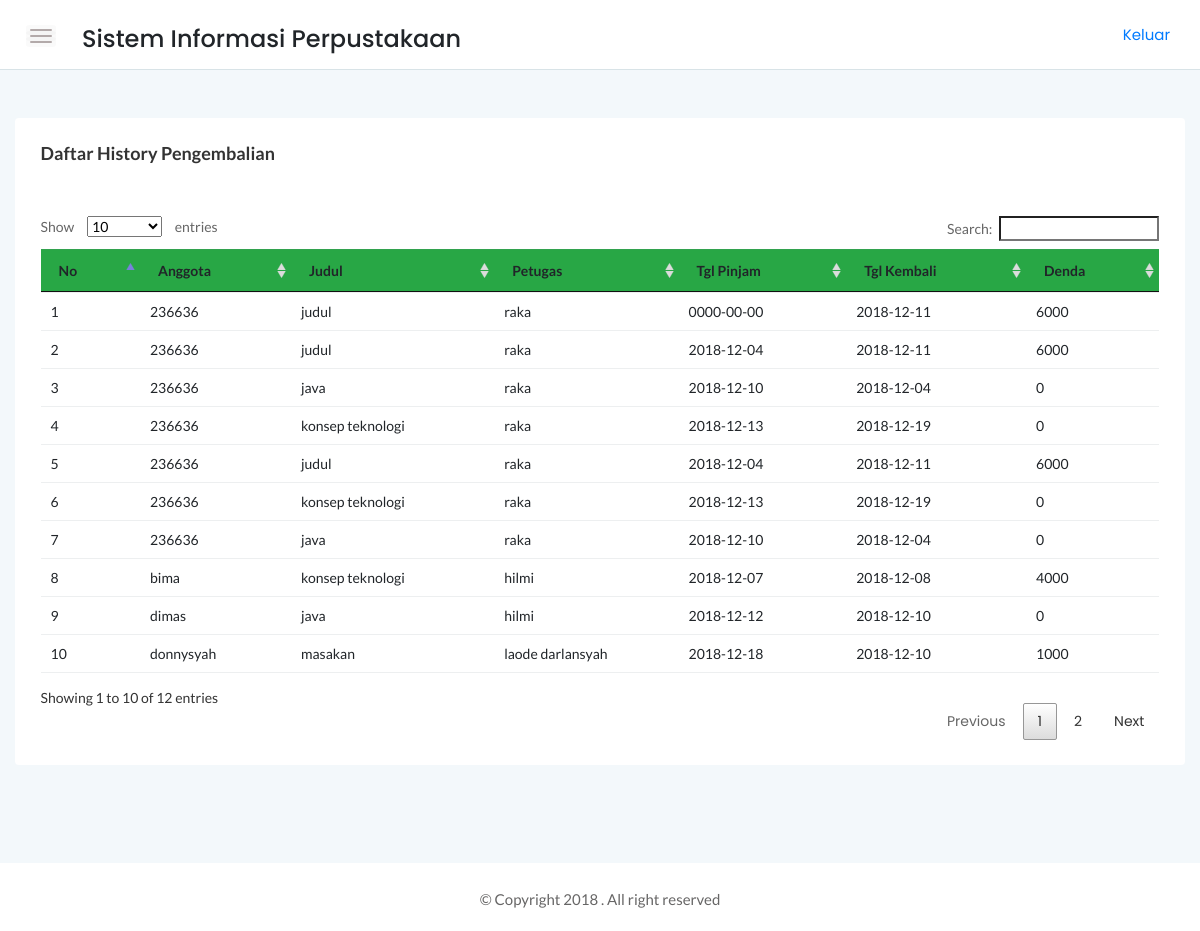
Screenshot of /srtdash/app/history_pengembalian/history_pengembalian.php (signed in) with the database file from the repository.
### tables this page shows
CREATE TABLE `hist_pengembalian` (
  `kode_pengembalian` int(11) NOT NULL,
  `anggota` varchar(50) NOT NULL,
  `judul` varchar(100) NOT NULL,
  `petugas` varchar(50) NOT NULL,
  `tgl_pinjam` date NOT NULL,
  `tgl_kembali` date NOT NULL,
  `denda` int(11) NOT NULL
);

### srtdash/function/functions.php (called while the page is built, shortened)
<?php
$link = mysqli_connect("localhost","root","", "perpustakaan");
function tampil($query){
global $link;
$result = mysqli_query($link,$query);
while ($row = mysqli_fetch_assoc($result)){
    $rows[] = $row;
}
return $rows;
}
?>

### srtdash/app/history_pengembalian/history_pengembalian.php (the view, shortened to what this page needs)
<?php
require '../../function/functions.php';
$hist_pengembalian = tampil("SELECT * FROM hist_pengembalian");
?>
<!DOCTYPE html>
<html>
    <head>
        <link rel="stylesheet" href="../../assets/css/bootstrap.min.css">
        <link rel="stylesheet" href="../../assets/css/font-awesome.min.css">
        <link rel="stylesheet" href="../../assets/css/themify-icons.css">
        <link rel="stylesheet" href="../../assets/css/metisMenu.css">
        <link rel="stylesheet" href="../../assets/css/owl.carousel.min.css">
        <link rel="stylesheet" href="../../assets/css/slicknav.min.css">
        <link rel="stylesheet" href="../../assets/css/typography.css">
        <link rel="stylesheet" href="../../assets/css/default-css.css">
        <link rel="stylesheet" href="../../assets/css/styles.css">
        <link rel="stylesheet" href="../../assets/css/responsive.css">
        <link rel="stylesheet" href="../../assets/datatabel/DataTables-1.10.18/css/jquery.dataTables.css">
        <link rel="stylesheet" href="../../assets/datatabel/DataTables-1.10.18/css/dataTables.bootstrap.css">
    </head>
    <body>
    <div class="page-container">
        <div class="main-content">
            <div class="header-area">
                <div class="row align-items-center">
                    <div class="col-md-6 col-sm-8 clearfix">
                        <div class="nav-btn pull-left">
                            <span></span>
                            <span></span>
                            <span></span>
                        </div>
                        <div class="nav-btn pull-left">
                            <h4>Sistem Informasi Perpustakaan</h4>
                        </div>
                    </div>
                     <div class="col-md-6 col-sm-4 clearfix">
                            <ul class="notification-area pull-right">
                                <p><a href="../logout/logout.php">Keluar</a></p>
                            </ul>
                        </div>
                </div>
            </div>
            <div class="main-content-inner">
                <div class="sales-report-area mt-5 mb-5">
                   <div class="card">
                   <div class="card-body">
                   <h4 class="header-title mb-0">Daftar History Pengembalian</h4>
                   </div>
                            <div class="card-body">
                <table id="myTable" width="100%">
                    <thead class="bg-success">
            <tr>
                <th>No</th>
                <th> Anggota </th>
                <th> Judul </th>
                <th> Petugas </th>
                <th> Tgl Pinjam </th>
                <th> Tgl Kembali </th>
                <th> Denda </th>
            </tr>
            </thead>
            <tbody>
            <?php
            $no = 1;
            foreach ($hist_pengembalian as $row) {
            ?>
            <tr>
                <td><?= $no++;?></td>
                <td><?= $row['anggota'];?></td>
                <td><?= $row['judul'];?></td>
                <td><?= $row['petugas'];?></td>
                <td><?= $row['tgl_pinjam'];?></td>
                <td><?= $row['tgl_kembali'];?></td>
                <td><?= $row['denda'];?></td>
            </tr>
            <?php
            }
            ?>
            </tbody>
        </table>
      </div>
                     </div>
                </div>
            </div>
        </div>
        <footer>
            <div class="footer-area">
                <p>© Copyright 2018 . All right reserved</p>
            </div>
        </footer>
    </div>
</body>
</html>

### srtdash/assets/css/typography.css (style rules this page uses)
body { font-size: 14px; font-family: 'Lato', sans-serif; }
h1, h2, h3, h4, h5, h6 { margin: 0; font-family: 'Poppins', sans-serif; }
p { font-family: 'Lato', sans-serif; font-size: 15px; line-height: 26px; color: #444; margin-bottom: 0; }
a, a:visited { text-decoration: none; transition: all 0.3s ease-in-out; -webkit-transition: all 0.3s ease-in-out; -moz-transition: all 0.3s ease-in-out; -o-transition: all 0.3s ease-in-out; outline: 0; font-family: 'Poppins', sans-serif; }
p a, p a:visited { line-height: inherit; outline: 0; }
ul, ol { margin-bottom: 0px; margin-top: 0px; padding: 0; }
ul { margin: 0; list-style-type: none; }

### srtdash/assets/css/default-css.css (style rules this page uses)
* { margin: 0; padding: 0; box-sizing: border-box; }
*, *:before, *:after { -moz-box-sizing: border-box; -webkit-box-sizing: border-box; box-sizing: border-box; }
html { -webkit-font-smoothing: antialiased; }
body { background: #fff; font-weight: normal; -webkit-font-smoothing: antialiased; -webkit-text-size-adjust: 100%; }
:root { --primary-color: #4336FB; }

### srtdash/assets/css/styles.css (style rules this page uses)
.page-container { width: 100%; height: 100%; min-height: 100vh; padding-left: 280px; -webkit-transition: padding-left 0.3s ease 0s; transition: padding-left 0.3s ease 0s; }
.card { border: none; border-radius: 4px; background-color: #fff; -webkit-transition: all 0.3s ease 0s; transition: all 0.3s ease 0s; }
.card-body { padding: 25.6px; padding: 1.6rem; }
.main-content { width: 100%; background: #F3F8FB; }
.main-content-inner { padding: 0 30px 50px; }
.header-area { padding: 15px 30px; background: #fff; border-bottom: 1px solid #d8e3e7; }
.nav-btn { margin-right: 30px; margin-top: 10px; cursor: pointer; }
.nav-btn span { display: block; width: 22px; height: 2px; background: #b3aaaa; margin: 4px 0; border-radius: 15px; -webkit-transition: all 0.3s ease 0s; transition: all 0.3s ease 0s; box-shadow: 0 0 0 4px rgba(99, 96, 96, 0.03); }
.notification-area { -webkit-user-select: none; -moz-user-select: none; -ms-user-select: none; user-select: none; position: relative; z-index: 1; }
.header-title { font-family: 'Lato', sans-serif; font-size: 18px; font-weight: 600; letter-spacing: 0; color: #333; text-transform: capitalize; margin-bottom: 17px; }
.footer-area { text-align: center; padding: 23px 0 19px; background: #fff; }
.footer-area p { color: #676666; margin-bottom: 0; }
table tr th { border-bottom: none; }
table tr th, table tr td { border-top: 1px solid rgba(120, 130, 140, 0.13) !important; }
table.dataTable.no-footer { border-bottom: 1px solid rgba(120, 130, 140, 0.13) !important; }
table.dataTable thead th, table.dataTable thead td { border-bottom-color: transparent; }

### srtdash/assets/css/responsive.css (style rules this page uses)
@media (min-width: 1200px) and (max-width: 1364px) { .main-content-inner { padding: 0 15px 50px; } }
@media (min-width: 1200px) and (max-width: 1364px) { .page-container, .sbar_collapsed.page-container { padding-left: 0; } }

### rows the page displays
hist_pengembalian: anggota "236636", judul "judul", petugas "raka", tgl_pinjam "0000-00-00", tgl_kembali "2018-12-11", denda "6000"
hist_pengembalian: anggota "236636", judul "judul", petugas "raka", tgl_pinjam "2018-12-04", tgl_kembali "2018-12-11", denda "6000"
hist_pengembalian: anggota "236636", judul "java", petugas "raka", tgl_pinjam "2018-12-10", tgl_kembali "2018-12-04", denda "0"
hist_pengembalian: anggota "236636", judul "konsep teknologi", petugas "raka", tgl_pinjam "2018-12-13", tgl_kembali "2018-12-19", denda "0"
hist_pengembalian: anggota "236636", judul "judul", petugas "raka", tgl_pinjam "2018-12-04", tgl_kembali "2018-12-11", denda "6000"
hist_pengembalian: anggota "236636", judul "konsep teknologi", petugas "raka", tgl_pinjam "2018-12-13", tgl_kembali "2018-12-19", denda "0"
hist_pengembalian: anggota "236636", judul "java", petugas "raka", tgl_pinjam "2018-12-10", tgl_kembali "2018-12-04", denda "0"
hist_pengembalian: anggota "bima", judul "konsep teknologi", petugas "hilmi", tgl_pinjam "2018-12-07", tgl_kembali "2018-12-08", denda "4000"
hist_pengembalian: anggota "dimas", judul "java", petugas "hilmi", tgl_pinjam "2018-12-12", tgl_kembali "2018-12-10", denda "0"
hist_pengembalian: anggota "donnysyah", judul "masakan", petugas "laode darlansyah", tgl_pinjam "2018-12-18", tgl_kembali "2018-12-10", denda "1000"
